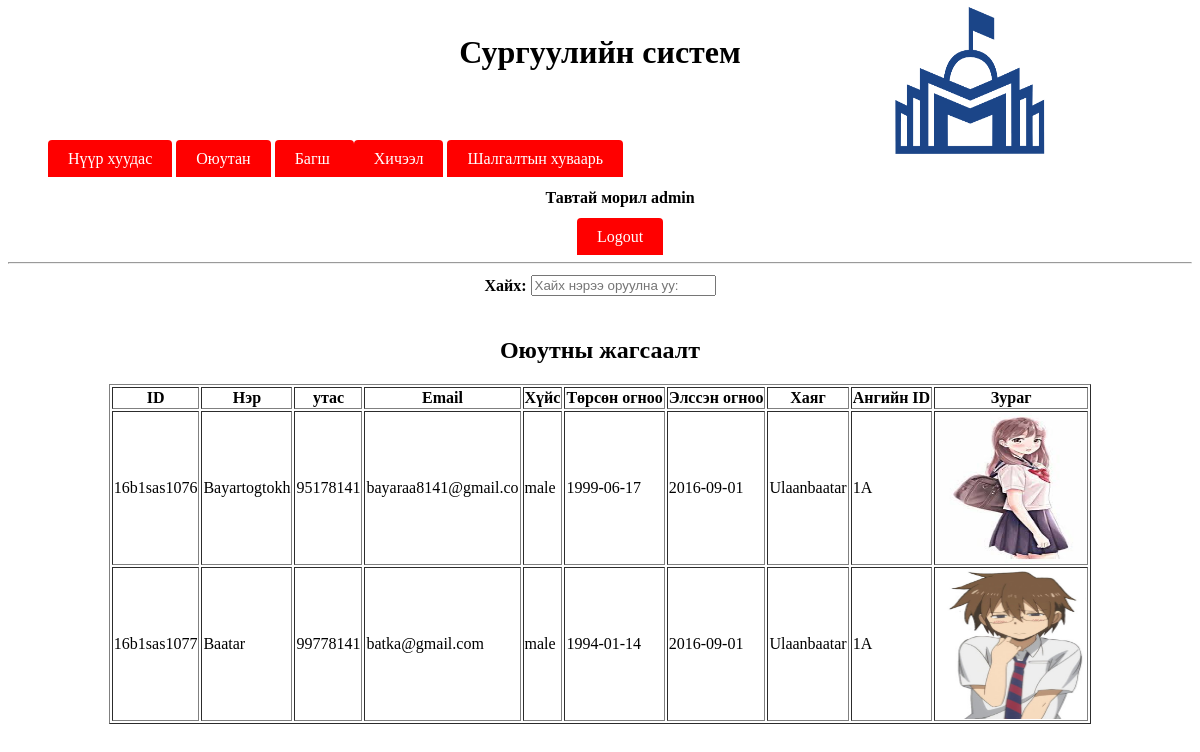
The app's page /admin/viewStudent.php (signed in) with its own data.
### tables this page shows
CREATE TABLE IF NOT EXISTS `students` (
  `id` varchar(20) NOT NULL,
  `name` varchar(20) NOT NULL,
  `password` varchar(20) NOT NULL,
  `phone` varchar(13) NOT NULL,
  `email` varchar(20) NOT NULL,
  `sex` varchar(7) NOT NULL,
  `dob` date NOT NULL,
  `addmissiondate` date NOT NULL,
  `address` varchar(50) NOT NULL,
  `parentid` varchar(20) NOT NULL,
  `classid` varchar(20) NOT NULL,
  UNIQUE KEY `id` (`id`)
);

### admin/main.php (called while the page is built, shortened)
<?php
$check=$_SESSION['login_id'];
$session=mysql_query("SELECT name  FROM admin WHERE id='$check' ");
$row=mysql_fetch_array($session);
$login_session = $loged_user_name = $row['name'];
?>

### admin/viewStudent.php (the view, shortened to what this page needs)
<?php
include_once('main.php');
$sql = "SELECT * FROM students;";
$res= mysql_query($sql);
$string = "";
$images_dir = "../images/";
while($row = mysql_fetch_array($res)){
    $picname = $row['id'];
    $string .= '<tr><td>'.$row['id'].'</td><td>'.$row['name'].
    '</td><td>'.$row['phone'].'</td><td>'.$row['email'].
    '</td><td>'.$row['sex'].'</td><td>'.$row['dob'].
    '</td><td>'.$row['addmissiondate'].'</td><td>'.$row['address'].
    '</td><td>'.$row['classid'].
    "</td><td><img src='".$images_dir.$picname.".jpg' alt='$picname' width='150' height='150'>".'</td></tr>';
}
?>
<html>
    <head>
		    <link rel="stylesheet" type="text/css" href="../../source/CSS/style.css">
		</head>
    <body>
			  <div class="header"><h1>Сургуулийн систем</h1></div>
			  <div class="divtopcorner">
				    <img src="../../source/logo.jpg" height="150" width="150" alt="School Management System"/>
				</div>
			<br/><br/>
				<ul>
				    <li class="manulist">
						    <a class ="menulista" href="index.php">Нүүр хуудас</a>
								<a class ="menulista" href="manageStudent.php">Оюутан</a>
								<a class ="menulista" href="manage.php">Багш </a>
								<a class ="menulista" href="course.php">Хичээл</a>
								<a class ="menulista" href="examSchedule.php">Шалгалтын хуваарь</a>
								<div align="center">
								<h4>Тавтай морил <?php echo $check." ";?></h4>
								<a class ="menulista" href="logout.php" onmouseover="changemouseover(this);" onmouseout="changemouseout(this,'<?php echo ucfirst($loged_user_name);?>');"><?php echo "Logout";?></a>
						</div>
								</li>
				</ul>
			  <hr/>
        <center>
            <table>
                <tr>
                    <td><b>Хайх: </b></td>
                    <td><input type="text" name="searchId" placeholder="Хайх нэрээ оруулна уу:" onkeyup="getStudent(this.value);"></td>
                </tr>
            </table>
        </center>
        <br/>
        <center><h2>Оюутны жагсаалт</h2></center>
        <center>
            <table border="1" id='studentList'>
                <tr>
                    <th>ID</th>
                    <th>Нэр</th>
                    <th>утас</th>
                    <th>Email</th>
                    <th>Хүйс</th>
                    <th>Төрсөн огноо</th>
                    <th>Элссэн огноо</th>
                    <th>Хаяг</th>
                    <th>Ангийн ID</th>
                    <th>Зураг</th>
                </tr>
                <?php echo $string;?>
            </table>
        </center>
		</body>
</html>

### source/CSS/style.css (style rules this page uses)
.divtopcorner { position:absolute; top:0px; right: 150px; color:black; text-align:center; padding:5px; }
.header { color:black; text-align:center; padding:5px; }
.manulist { display:inline; left:100px; }
.menulista { background-color:red; color: white; padding: 10px 20px; text-decoration: none; border-radius: 4px 4px 0 0; }

### records on screen
students: id "16b1sas1076", name "Bayartogtokh", phone "95178141", email "bayaraa8141@gmail.co", sex "male", dob "1999-06-17", addmissiondate "2016-09-01", address "Ulaanbaatar", classid "1A", id (picture)
students: id "16b1sas1077", name "Baatar", phone "99778141", email "batka@gmail.com", sex "male", dob "1994-01-14", addmissiondate "2016-09-01", address "Ulaanbaatar", classid "1A", id (picture)

### other values on screen
$check "admin"
